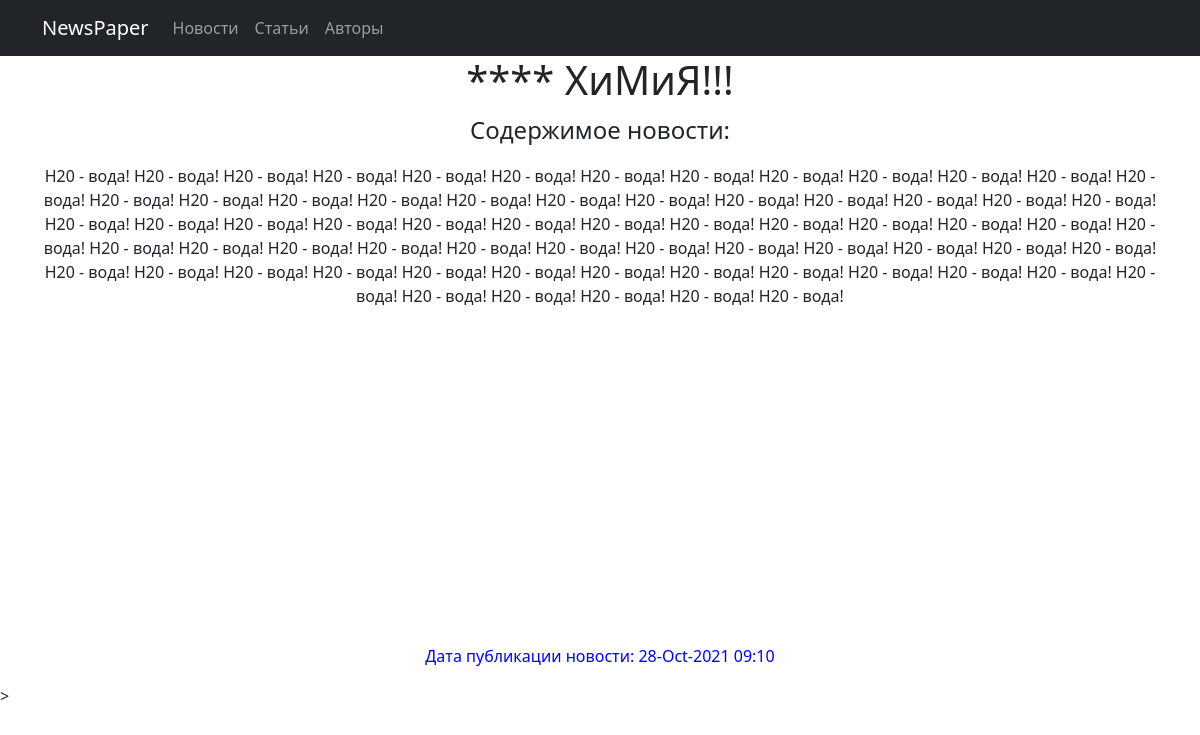
The page /news/2 on the database its author committed.
### news/models.py (models this page shows, shortened)
class News(models.Model):
    title = models.CharField(max_length=50, verbose_name='Заголовок')
    time_in = models.DateTimeField(auto_now_add=True)
    text = models.TextField()
    class Meta:
        verbose_name = 'Новость'
        verbose_name_plural = 'Новости'

### news/views.py (the view)
# urls.py: path('<int:pk>', DetailNew.as_view())
class DetailNew(DetailView):
    model = News
    template_name = 'new.html'
    context_object_name = 'new'

### news/templatetags/custom_filters.py (called while the page is built)
@register.filter(name='censor')
def censor(value):
    text = value.split()
    for word in text:
        if word.lower() in CENSORED:
            value = value.replace(word, '****')
    return value

### templates/new.html (shortened to what this page needs)
{% extends 'flatpages/default.html' %}
{% load custom_filters %}
{% block content %}
<h1>{{ new.title|censor }}</h1>
<p style="font-size: 1.5em;">
    Содержимое новости:
</p>
<p>
    {{ new.text|censor }}
</p>
<p>&nbsp;</p>
<p>&nbsp;</p>
<p>&nbsp;</p>
<p>&nbsp;</p>
<p>&nbsp;</p>
<p>&nbsp;</p>
<p>&nbsp;</p>
<p>&nbsp;</p>
<p><span style="color: #0000ff;">Дата публикации новости: {{ new.time_in| date:'d-M-Y h:m' }}</span></p>
{% endblock content %}

### rows shown on the page
News: title|censor "**** ХиМиЯ!!!", text|censor "H20 - вода! H20 - вода! H20 - вода! H20 - вода! H20 - вода! H20 - вода! H20 - вода! H20 - вода! H20 - вода! H20 - вода! H20 - вода! H20 - вода! H20 - вода! H20 - вода! H20 - вода! H20 - вода! H20 - вода! H20 - вода! H20 - вода! H20 - вода! H20 - вода! H20 - вода! H20 - вода! H20 - вода! H20 - вода! H20 - вода! H20 - вода! H20 - вода! H20 - вода! H20 - вода! H20 - вода! H20 - вода! H20 - вода! H20 - вода! H20 - вода! H20 - вода! H20 - вода! H20 - вода! H20 - вода! H20 - вода! H20 - вода! H20 - вода! H20 - вода! H20 - вода! H20 - вода! H20 - вода! H20 - вода! H20 - вода! H20 - вода! H20 - вода! H20 - вода! H20 - вода! H20 - вода! H20 - вода! H20 - вода! H20 - вода! H20 - вода! H20 - вода! H20…", time_in "28-Oct-2021 09:10"
